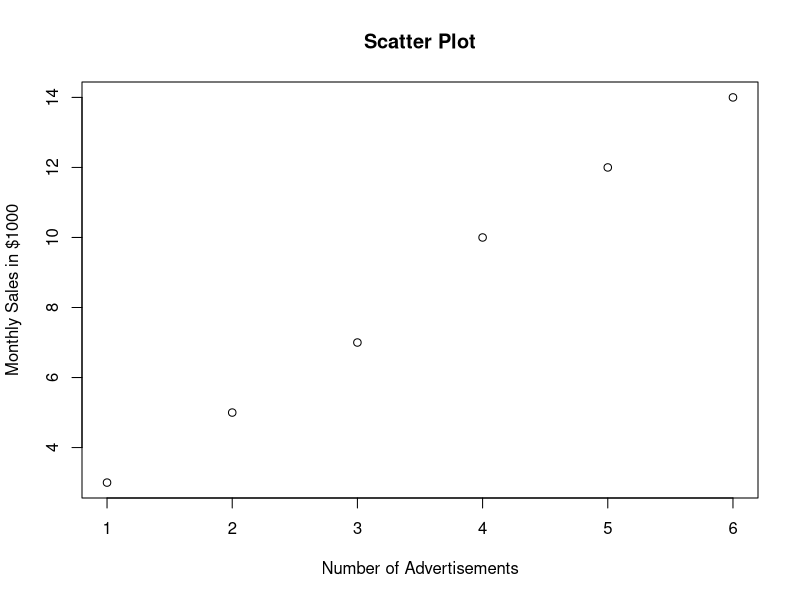

The R script that drew this image:
# Christopher A. Lee
# ENBC 332
# Homework 8 Problem 1
# 11/10/2025

# Data
ad_num <- c(1, 2, 3, 4, 5, 6)
mon_sal <- c(3, 5, 7, 10, 12, 14)

# Part A
df <- data.frame(ad_num, mon_sal)
plot(df$ad_num, df$mon_sal, main="Scatter Plot", xlab="Number of Advertisements", ylab="Monthly Sales in $1000")

# Part B
lin_reg <- function(x_data, y_data) {
  x_mean <- mean(x_data)
  y_mean <- mean(y_data)
  
  x_diff <- x_data - x_mean
  y_diff <- y_data - y_mean
  
  num <- sum(x_diff * y_diff)
  den <- sum(x_diff^2)
  
  m <- num / den
  
  return(c(m, y_mean - m*x_mean))
}
lin_reg_custom <- lin_reg(df$ad_num, df$mon_sal)
lin_reg_func <- lm(mon_sal ~ ad_num, data=df)
slope <- lin_reg_custom[1]
y_intercept <- lin_reg_custom[2]

cat("Custom Function Values\nSlope:", slope,"\nY-Intercept:", y_intercept, "\n")
summary(lin_reg_func)

# Part C
cat("Sale Prediction for 4 Advertisements in a Month:", slope * 4 + y_intercept,
    "\nSale Prediction for 6 Advertisements in a Month:", slope * 6 + y_intercept)

# Part D
predicted_values <- slope * df$ad_num + y_intercept
pre_val_mean <- mean(predicted_values)
SST <- sum((df$mon_sal - mean(df$mon_sal))^2)
SSR <- sum((predicted_values - mean(df$mon_sal))^2)
SSE <- sum((df$mon_sal - predicted_values)^2)

R2 <- SSR / SST
cat("R Squared Value:", R2)
